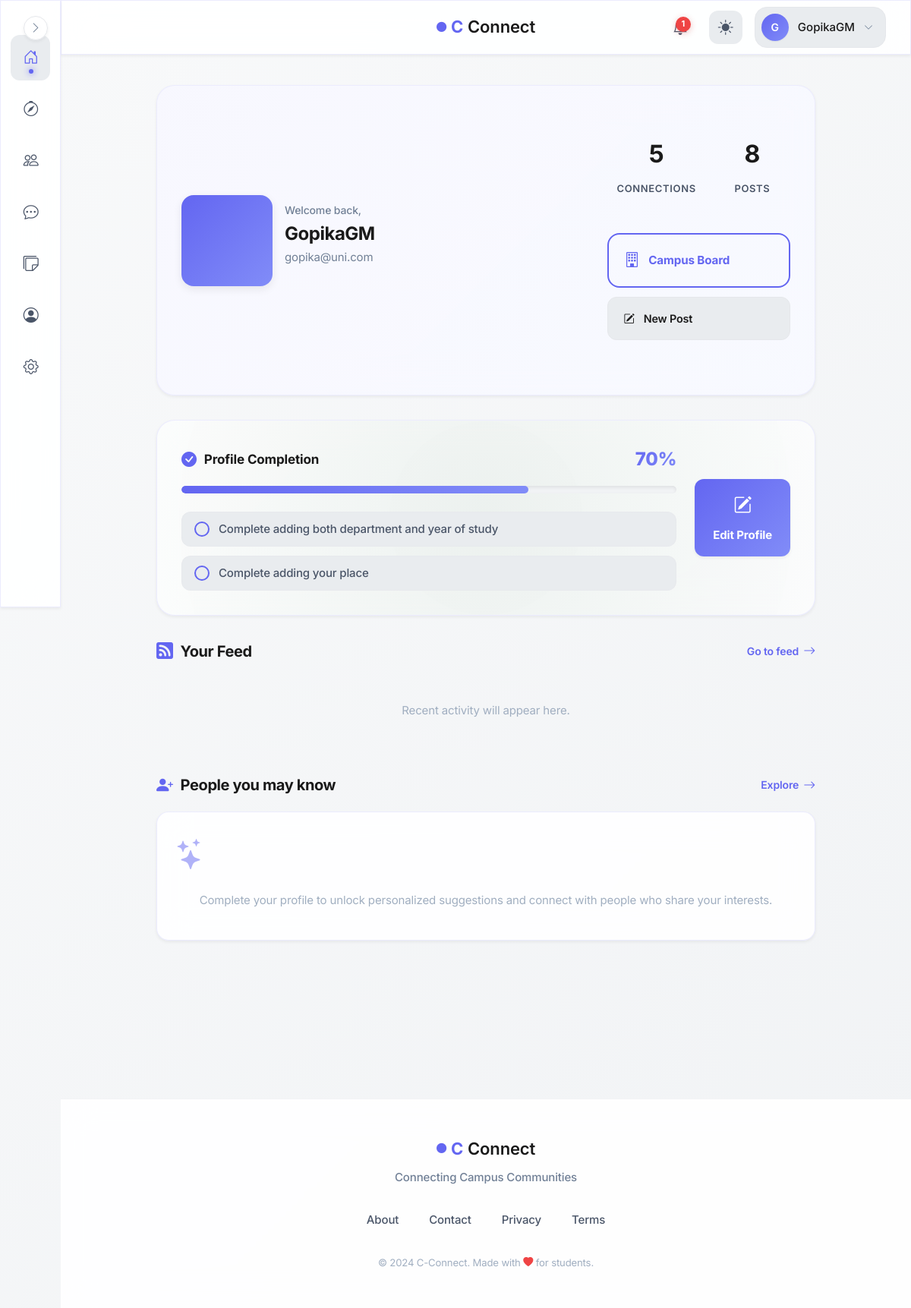
Page /dashboard (signed in) on the committed database.
### models.py (models this page shows, shortened)
class User(UserMixin, db.Model):
    id = db.Column(db.Integer, primary_key=True, autoincrement=True)  # Unique identifier
    username = db.Column(db.String(100), nullable=False)  # Name of the user (later can add this unique if needed)
    email = db.Column(db.String(120), nullable=False, unique=True)  # Email of the user
    password = db.Column(db.String(200), nullable=False)  # Passwords not hashed yet (done in setup_db.py)
    created_at = db.Column(db.DateTime, default=db.func.now())  # Timestamp of account creation
    last_login = db.Column(db.DateTime, nullable=True)  # Timestamp of last login
    pass

### blueprints/main/routes.py (the view)
@main.route('/dashboard')
@login_required  # Restricts access to logged-in users only
def dashboard():
    user_id = current_user.id
    create_daily_campus_notification_for_user(current_user)
    accepted_count = db.session.query(Connection).filter(
        (Connection.status == 'accepted') & (
            (Connection.user_id == user_id) | (Connection.target_user_id == user_id)
        )
    ).count()
    pending_incoming = db.session.query(Connection).filter_by(
        target_user_id=user_id, status='pending'
    ).count()
    pending_outgoing = db.session.query(Connection).filter_by(
        user_id=user_id, status='pending'
    ).count()
    stats = {
        "connections": accepted_count,
        "pending_incoming": pending_incoming,
        "pending_outgoing": pending_outgoing
    }
    completion = calculate_profile_completion(user_profile=current_user.profile)
    if (completion["percentage"] == 100) and not session.get("profile_completed"):
        flash("Your profile is now complete!", "success")
        session["profile_completed"] = True
    if completion["percentage"] < 100:
        session.pop("profile_completed", None)
    return render_template('main/dashboard.html',
                    username=current_user.username,
                    stats=stats, posts=current_user.posts,
                    profile_pic=current_user.profile.profile_picture,
                    profile_completion=completion
                )

### blueprints/auth/__init__.py (called while the page is built)
@login_manager.user_loader
def load_user(user_id):
    from models import User  # Importing User model for querying  (import here to avoid circular imports)
    return User.query.get(int(user_id))

@auth.after_app_request
def add_header(response):
    if current_user.is_authenticated and request.blueprint == 'auth':
        response.headers['Cache-Control'] = 'no-store, no-cache, must-revalidate, post-check=0, pre-check=0, max-age=0'
        response.headers['Pragma'] = 'no-cache'
        response.headers['Expires'] = '-1'
    return response

### blueprints/notifications/service.py (called while the page is built, shortened)
def create_daily_campus_notification_for_user(user):
    today = date.today()
    existing = Notification.query.filter(
        Notification.user_id == user.id,
        Notification.type == "campus_daily_event",
        Notification.created_at >= datetime.combine(today, datetime.min.time(), tzinfo=timezone.utc)
    ).first()
    if existing:
        return False  # already created
    now = datetime.now(timezone.utc)
    active_exists = CampusBoardPost.query.filter(
        CampusBoardPost.expires_at > now
    ).first()
    if not active_exists:
        return False  # nothing to notify about

### factory_helpers.py (called while the page is built, shortened)
def register_security_headers(app):
    @app.after_request
    def set_secure_headers(response):
        response.headers['Content-Security-Policy'] = (
            "default-src 'self'; "
            "img-src 'self' data: blob: https:; "# Allow external images
            "style-src 'self' 'unsafe-inline' https:; "# ADD https: for CDNs
            "script-src 'self' 'unsafe-inline' https:; "# ADD https: for JS
            "font-src 'self' https: data:; "# Google Fonts
            "connect-src 'self' https:;"  # ← ADD https: for CDNs/maps
        )
        response.headers['X-Content-Type-Options'] = 'nosniff'
        response.headers['X-Frame-Options'] = 'DENY'
        response.headers['Referrer-Policy'] = 'strict-origin-when-cross-origin'
        response.headers['Permissions-Policy'] = 'geolocation=(), microphone=()'
        return response

def register_profilevisit_cleanup(app):
    last_cleanup = {'t': 0}
    @app.before_request
    def cleanup_visits():
        now = time.time()
        if now - last_cleanup['t'] < 3600:  # run once every hour
            return

### blueprints/main/templates/main/dashboard.html (shortened to what this page needs)
{% extends "base.html" %}
{% block body %}
<div class="dashboard">
    <section class="dashboard__welcome">
        <div class="dashboard__welcome-main">
            <div class="dashboard__avatar">
            </div>
            <div class="dashboard__user-info" style="flex: 1;">
                <p class="dashboard__greeting">Welcome back,</p>
                <h1 class="dashboard__username">{{ username }}</h1>
                <p class="dashboard__email">{{ current_user.email }}</p>
            </div>
        </div>
        <section class="dashboard__stats">
            <div class="dashboard__stats-top">
                <a href="{{ url_for('connections.connections_home') }}" class="dashboard__stat-simple">
                    <strong class="dashboard__stat-value">{{ stats.connections }}</strong>
                    <span class="dashboard__stat-label">Connections</span>
                </a>
                <a href="{{ url_for('posts.feed') }}" class="dashboard__stat-simple">
                    <strong class="dashboard__stat-value">{{ posts|length }}</strong>
                    <span class="dashboard__stat-label">Posts</span>
                </a>
            </div>
            <div class="dashboard__stats-actions">
                <a href="/campus-board" class="dashboard__stat-hero-primary">
                    <i class="bi bi-building"></i>
                    <span>Campus Board</span>
                </a>
                <a href="{{ url_for('posts.feed') }}" class="dashboard__stat-hero-secondary">
                    <i class="bi bi-pencil-square"></i>
                    <span>New Post</span>
                </a>
            </div>
        </section>
    </section>
{% if profile_completion.percentage < 100 %}
<div class="dashboard__completion">
    <div class="dashboard__completion-content">
        <div class="dashboard__completion-header">
            <div class="dashboard__completion-title">
                <i class="bi bi-check-circle-fill"></i>
                <span>Profile Completion</span>
            </div>
            <span class="dashboard__completion-percent">
                {{ profile_completion.percentage }}%
            </span>
        </div>
        <div class="dashboard__progress-bar">
            <div class="dashboard__progress-fill" id="progressFill"></div>
        </div>
        {% if profile_completion.missing %}
        <div class="dashboard__completion-checklist">
            {% for item in profile_completion.missing %}
            <div class="dashboard__completion-item">
                <div class="dashboard__completion-item-icon">
                </div>
                <span class="dashboard__completion-item-text">Complete {{ item }}</span>
            </div>
            {% endfor %}
        </div>
        {% endif %}
    </div>
    <a href="{{ url_for('auth.profile') }}" class="dashboard__completion-btn">
        <i class="bi bi-pencil-square"></i>
        <span>Edit Profile</span>
    </a>
</div>
{% endif %}
    <section class="dashboard__section">
        <header class="dashboard__section-header">
            <h2 class="dashboard__section-title">
                <i class="bi bi-rss-fill"></i>
                Your Feed
            </h2>
            <a href="{{ url_for('posts.feed') }}" class="dashboard__section-action">
                Go to feed
                <i class="bi bi-arrow-right"></i>
            </a>
        </header>
        {% if posts %}
            <div class="dashboard__feed-preview">
                <p style="color: var(--text-muted); text-align: center; padding: 2rem;">
                    Recent activity will appear here.
                </p>
            </div>
        {% endif %}
    </section>
    <section class="dashboard__section">
        <header class="dashboard__section-header">
            <h2 class="dashboard__section-title">
                <i class="bi bi-person-plus-fill"></i>
                People you may know
            </h2>
            <a href="{{ url_for('main.search_page') }}" class="dashboard__section-action">
                Explore
                <i class="bi bi-arrow-right"></i>
            </a>
        </header>
        <div class="dashboard__section">
            <div class="dashboard__suggestion-card">
                <div class="dashboard__suggestion-icon">
                    <i class="bi bi-stars"></i>
                </div>
                <p class="dashboard__suggestion-placeholder">
                    Complete your profile to unlock personalized suggestions and connect with people who share your interests.
                </p>
            </div>
        </div>
    </section>
</div>
{% endblock %}

### templates/base.html (shortened to what this page needs)
<!DOCTYPE html>
<html lang="en">
<head>
    <link rel="stylesheet" href="https://cdn.jsdelivr.net/npm/bootstrap-icons@1.11.1/font/bootstrap-icons.css">
    <link href="https://cdn.jsdelivr.net/npm/bootstrap@5.3.2/dist/css/bootstrap.min.css" rel="stylesheet">
    <link rel="stylesheet" href="{{ url_for('static', filename='css/global.css') }}">
</head>
<body>
    {% if current_user.is_authenticated %}
        <aside class="sidebar glass-effect" id="sidebar">
            <nav class="sidebar__nav">
                <a href="{{ url_for('main.dashboard') }}" class="sidebar__link" data-tooltip="Dashboard">
                    <div class="sidebar__link-icon">
                        <i class="bi bi-house-door"></i>
                    </div>
                </a>
                <a href="{{ url_for('main.search_page') }}" class="sidebar__link" data-tooltip="Discover">
                    <div class="sidebar__link-icon">
                        <i class="bi bi-compass"></i>
                    </div>
                </a>
                <a href="{{ url_for('connections.connections_home') }}" class="sidebar__link" data-tooltip="Connections">
                    <div class="sidebar__link-icon">
                        <i class="bi bi-people"></i>
                    </div>
                </a>
                <a href="{{ url_for('messages.inbox') }}" class="sidebar__link" data-tooltip="Messages">
                    <div class="sidebar__link-icon">
                        <i class="bi bi-chat-dots"></i>
                    </div>
                </a>
                <a href="/campus-board" class="sidebar__link" data-tooltip="Messages">
                    <div class="sidebar__link-icon">
                        <i class="bi bi-stickies"></i>
                    </div>
                </a>
                <a href="{{ url_for('auth.profile') }}" class="sidebar__link" data-tooltip="Profile">
                    <div class="sidebar__link-icon">
                        <i class="bi bi-person-circle"></i>
                    </div>
                </a>
                <a href="{{ url_for('main.settings') }}" class="sidebar__link" data-tooltip="Settings">
                    <div class="sidebar__link-icon">
                        <i class="bi bi-gear"></i>
                    </div>
                </a>
            </nav>
            <button class="sidebar__toggle" id="sidebarToggle" aria-label="Toggle sidebar">
                <i class="bi bi-chevron-right"></i>
            </button>
        </aside>
        <header class="topbar glass-effect">
            <div class="topbar__container">
                <div class="topbar__center">
                    <a href="{{ url_for('main.home') }}" class="topbar__brand">
                        <span class="brand-icon-small">
                            <i class="bi bi-circle-fill"></i>
                        </span>
                        <span class="brand-c">C</span>
                        <span class="brand-text">Connect</span>
                    </a>
                </div>
                <div class="topbar__actions">
                    <a href="{{ url_for('notifications.notifications_list') }}" class="topbar__icon-btn" aria-label="Notifications">
                        {% set unread = current_user.notifications | selectattr("is_read", "equalto", False) | list %}
                        {% if unread|length > 0 %}
                        <span class="topbar__badge">{{ unread|length }}</span>
                        {% endif %}
                    </a>
                    <button class="topbar__icon-btn topbar__theme-toggle" id="themeToggle" aria-label="Toggle theme">
                        <i class="bi bi-sun-fill" id="themeIcon"></i>
                    </button>
                    <div class="topbar__profile" id="profileDropdown">
                        <button class="topbar__profile-btn" aria-label="Profile menu">
                            <div class="topbar__avatar">
                                {{ current_user.username[0].upper() }}
                            </div>
                            <span class="topbar__username">{{ current_user.username }}</span>
                            <i class="bi bi-chevron-down topbar__profile-arrow"></i>
                        </button>
                    </div>
                </div>
            </div>
        </header>
    {% endif %}
    <main class="main-content">
        {% block body %}{% endblock %}
    </main>
    <footer class="footer">
        <div class="footer__container">
            <div class="footer__brand">
                <div class="footer__logo">
                    <span class="brand-icon-small">
                        <i class="bi bi-circle-fill"></i>
                    </span>
                    <span class="brand-c">C</span>
                    <span class="brand-text">Connect</span>
                </div>
                <p class="footer__tagline">Connecting Campus Communities</p>
            </div>
            <div class="footer__links">
                <a href="{{ url_for('main.about') }}" class="footer__link">About</a>
                <a href="{{ url_for('main.contact') }}" class="footer__link">Contact</a>
                <a href="#" class="footer__link">Privacy</a>
                <a href="#" class="footer__link">Terms</a>
            </div>
            <div class="footer__credits">
                <small>&copy; 2024 C-Connect. Made with <i class="bi bi-heart-fill"></i> for students.</small>
            </div>
        </div>
    </footer>
</body>
</html>

### rows in the picture
User: username "G", username "GopikaGM", email "gopika@uni.com"

### other values in the picture
{{ unread|length }} "1"
{{ stats.connections }} "5"
{{ posts|length }} "8"
{{ profile_completion.percentage }} "70"
{{ item }} "adding both department and year of study" "adding your place"
